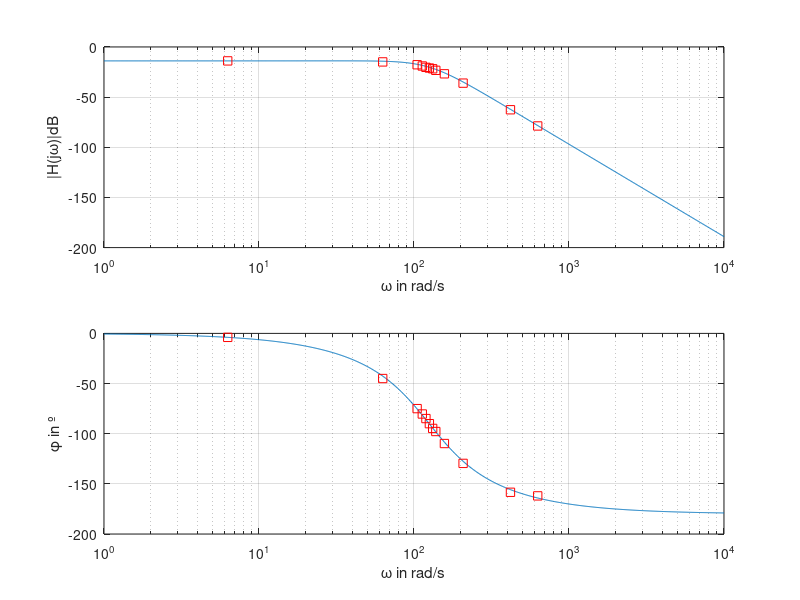
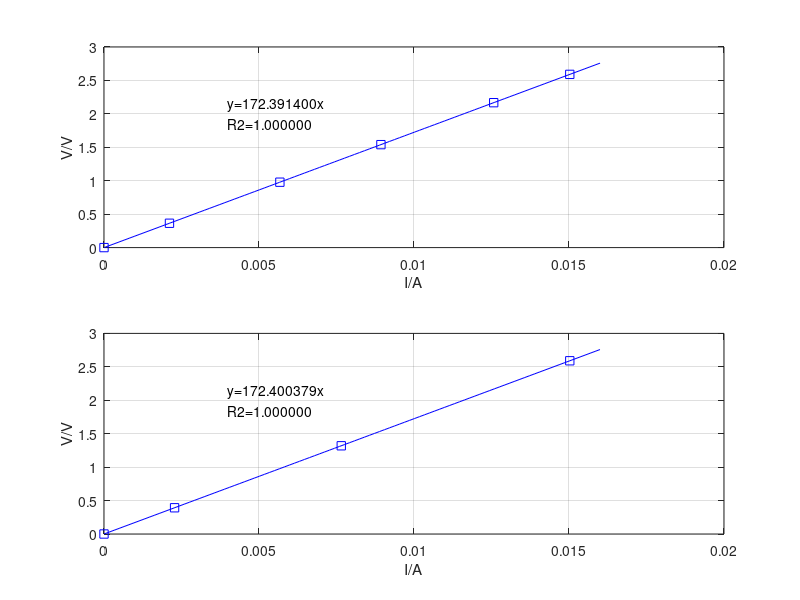

Reproduce these figures in MATLAB, in order.
H = tf([0 7842.1530856],[1 171.716208 15684.306]);
f = [1 10 16.67 18 19 20 21 22 25 33 66.7 100];
vb = [2 1.9 1.65 1.55 1.45 1.4 1.35 1.25 1.05 0.66 0.175 0.078];
ph = [-0.069120 -0.7854 -1.309 -1.4025 -1.4819 -1.5708 -1.6535 -1.7074 -1.9164 -2.26195 -2.7646 -2.8274];
w2 = 2*pi*f;
b = 0.25*vb;
z = zeros(size(f));
w1 = logspace(0, 4, 1000);
w = sort([w1 w2], 'ascend');
[mag, phase] = bode(H, w);

x1 = [0 2.1118 5.6735 8.9329 12.571 15.025];
y1 = [0 0.363994 0.978030 1.53960 2.16710 2.59044];
x2 = [0 2.2763 7.6534 15.025];
y2 = [0 0.392351 1.31923 2.59044];

x1 = x1(:)/1000;
x2 = x2(:)/1000;
y1 = y1(:);
y2 = y2(:);


bs = x1()\y1
bd = x2()\y2
ys = bs.*x1;
yd = bd.*x2;

Rsq_s = 1 - sum((y1-ys).^2)/sum((y1-mean(y1)).^2)
Rsq_d = 1 - sum((y2-yd).^2)/sum((y2-mean(y2)).^2)

text1 = sprintf('y=%fx\nR2=%f', bs, Rsq_s);
text2 = sprintf('y=%fx\nR2=%f', bd, Rsq_d);

for i = 1:1:12
    z(i) = find(w == w2(i));
end

figure(1)
subplot(2,1,1)
semilogx(w, 20*log(squeeze(mag)), w(z), 20*log(b), 'rs')
xlabel('\omega in rad/s')
ylabel('|H(j\omega)|dB')
grid on

subplot(2,1,2)
semilogx(w, squeeze(phase), w(z), ph*180/pi, 'rs')
xlabel('\omega in rad/s')
ylabel('\phi in º')
grid on

figure(2)
subplot(2, 1, 1)
plot(x1, y1, 'bs', linspace(0,0.016), bs.*linspace(0,0.016), 'b')
xlabel('I/A')
ylabel('V/V')
text(0.004, 2, text1)
grid on
subplot(2, 1, 2)
plot(x2, y2, 'bs', linspace(0,0.016), bd.*linspace(0,0.016), 'b')
xlabel('I/A')
ylabel('V/V')
text(0.004, 2, text2)
grid on





